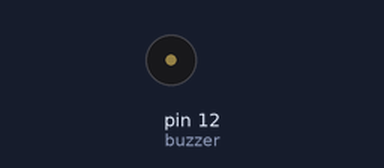
Recording of a sketch running on a simulated Arduino Uno, built with avr-gcc and run on an emulated ATmega328P. Shown: buzzer (waves = sounding, pin HIGH).

Above: at 2.5 s.
At 45.5 s:
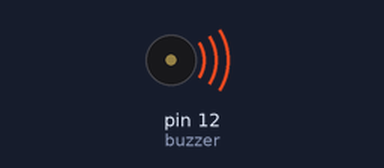
Timing chart, 0 to 65.7 s (numbered marks = the images above):
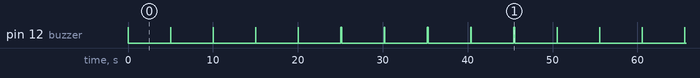

Measured:
- by itself, pin 12 (buzzer): repeats every 50.6 s: 4 × (LOW 5.0 s, HIGH 0.01 s), 5 × (LOW 5.0 s, HIGH 0.10 s), LOW 5.0 s, HIGH 0.01 s

The sketch:

active.ino
```cpp
//www.elegoo.com
//2016.12.08

int buzzer = 12;//the pin of the active buzzer
void setup()
{
 pinMode(buzzer,OUTPUT);//initialize the buzzer pin as an output
}
void loop()
{
 unsigned char i;
 while(1)
 {
   //output an frequency
   for(i=0;i<5;i++)
   {
    digitalWrite(buzzer,HIGH);
    delay(10);//wait for 1ms
    digitalWrite(buzzer,LOW);
    delay(5000);//wait for 1ms
    }
    //output another frequency
    for(i=5;i<10;i++)
    {
     digitalWrite(buzzer,HIGH);
     delay(100);//wait for 2ms
     digitalWrite(buzzer,LOW);
     delay(5000);//wait for 2ms
    }
  }
}
```
